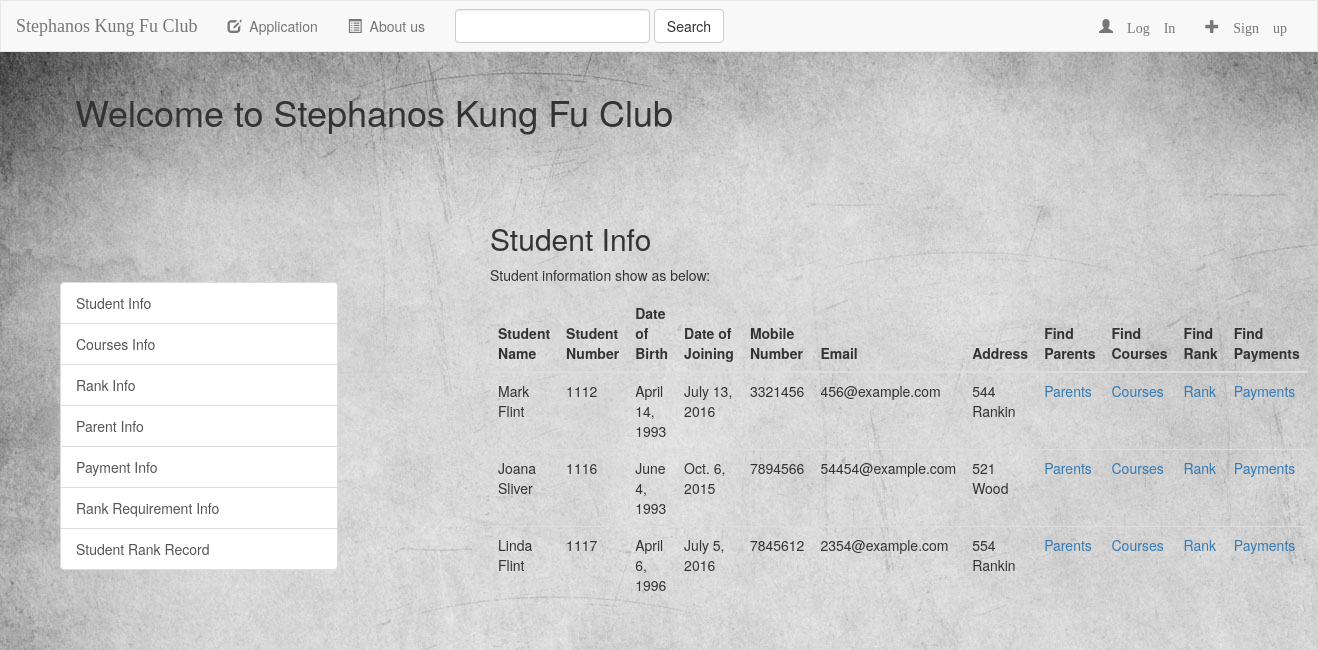
Screenshot of /skf/course/student/2/ with the database file from the repository.
### skf/models.py (models this page shows, shortened)
class Student(models.Model):
    student_num = models.CharField(max_length=500, primary_key=True)
    name = models.CharField(max_length=500)
    dob = models.DateField(editable=True, blank=True)
    djs = models.DateField(editable=True, blank=True)
    mobile = models.CharField(max_length=500)
    email = models.CharField(max_length=500)
    address = models.CharField(max_length=500)

### skf/views.py (the view)
# urls.py: url(r'^course/student/(?P<pk>[0-9]+)/$', views.CouStudentView.as_view(), name='cou_student'),
class CouStudentView(generic.ListView):
    context_object_name = "students"
    template_name = 'skf/student.html'
    def get_queryset(self):
        cou_id = self.kwargs['pk']
        return Student.objects.filter(course__id=cou_id)

### skf/templates/skf/student.html (shortened to what this page needs)
{% extends "skf/base.html" %}
{% block body %}
    <h2>Student Info</h2>
    <p>Student information show as below:</p>
    <table class="table table-hover">
        <thead>
        <tr>
            <th>Student Name</th>
            <th>Student Number</th>
            <th>Date of Birth</th>
            <th>Date of Joining</th>
            <th>Mobile Number</th>
            <th>Email</th>
            <th>Address</th>
            <th>Find Parents</th>
            <th>Find Courses</th>
            <th>Find Rank</th>
            <th>Find Payments</th>
        </tr>
        </thead>
        <tbody>
        {% for student in students %}
            <tr>
                <td>{{ student.name }}</td>
                <td>{{ student.student_num }}</td>
                <td>{{ student.dob }}</td>
                <td>{{ student.djs }}</td>
                <td>{{ student.mobile }}</td>
                <td>{{ student.email }}</td>
                <td>{{ student.address }}</td>
                <td><a href="{% url 'skf:stu_parent' student.student_num %}">Parents</a></td>
                <td><a href="{% url 'skf:stu_course' student.student_num %}">Courses</a></td>
                <td><a href="{% url 'skf:stu_rank' student.student_num %}">Rank</a></td>
                <td><a href="{% url 'skf:stu_payment' student.student_num %}">Payments</a></td>
            </tr>
        {% endfor %}
        </tbody>
    </table>
{% endblock %}

### skf/static/skf/style.css (style rules this page uses)
body { background: white url("images/background.jpg"); }

### rows the page displays
Student: name "Mark Flint", student_num "1112", dob "April 14, 1993", djs "July 13, 2016", mobile "3321456", email "456@example.com", address "544 Rankin"
Student: name "Joana Sliver", student_num "1116", dob "June 4, 1993", djs "Oct. 6, 2015", mobile "7894566", email "54454@example.com", address "521 Wood"
Student: name "Linda Flint", student_num "1117", dob "April 6, 1996", djs "July 5, 2016", mobile "7845612", email "2354@example.com", address "554 Rankin"
